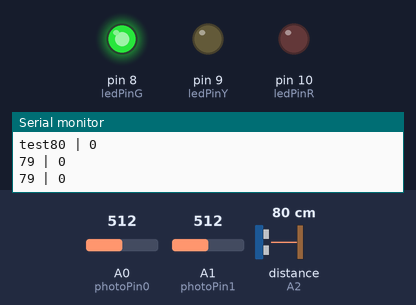
The sketch below on a simulated Arduino Uno, built with avr-gcc and run on an emulated ATmega328P. Shown: output pins drawn as LEDs (lit = HIGH), the last lines printed to the serial monitor. Wiring (inferred from the names in the program): ultrasonic range finder: trigger pin 11; echo A2. Inputs (shaded band) come from the test bench; at power-on: A0 (photoPin0) = 512, A1 (photoPin1) = 512, distance to the obstacle (sensor on A2) 80 cm. The echo pulse lasts 58.3 µs per cm; pins used as bus, display or sensor lines are not drawn.

Above: at 1.2 s.
1.3 s: A0 (photoPin0) set to 546
4.2 s: A0 (photoPin0) set to 574
At 6.5 s:
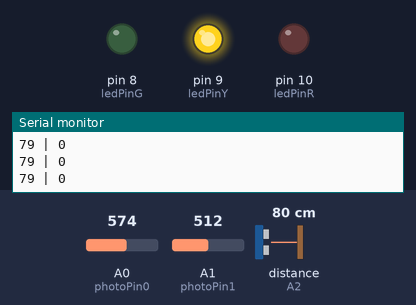
7.2 s: A0 (photoPin0) set to 511
At 8.3 s:
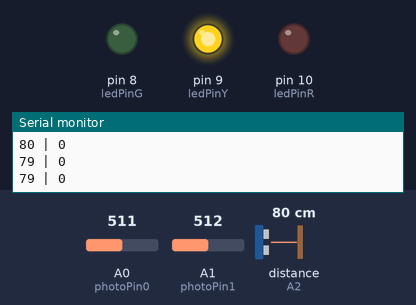
8.7 s: A1 (photoPin1) set to 475
10.3 s: A1 (photoPin1) set to 453
At 11.9 s:
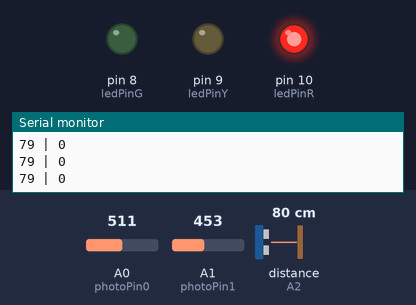
12.2 s: A1 (photoPin1) set to 545
14.4 s: A1 (photoPin1) set to 572
At 17.0 s:
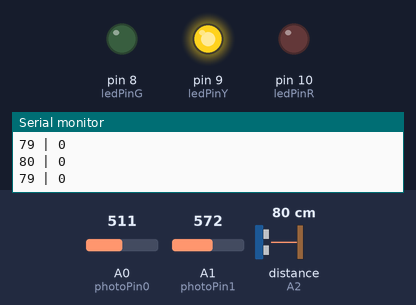
Timing chart, 0 to 18.4 s (numbered marks = the images above; inputs shaded):
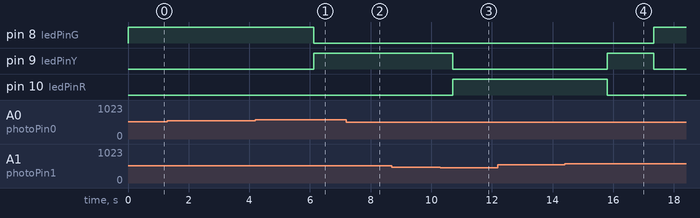

The sketch:

basic3.ino
```cpp
#include <Arduino_FreeRTOS.h>

//LEDs
const int ledPinG = 8;
const int ledPinY = 9;
const int ledPinR = 10;

// Photon detect
const int photoPin0 = A0;
const int photoPin1 = A1;

// Ultrasonic
const int trigPin = 11;
const int echoPin = A2;

const int disPins[8] = {2, 3, 4, 5, 6, 7, 13, 12};//pins to 7-seg.
const boolean data[10][8] = {
// define the pins to light the 3 number: 0, 1, 2
  {true, true, true, true, true, true, false, true}, // 0
  {false, true, true, false, false, false, false, true}, // 1
  {true, true, false, true, true, false, true, true}, // 2
  {true, true, true, true, false, false, true, true}, // 3
  {false, true, true, false, false, true, true, true}, // 4
  {true, false, true, true, false, true, true, true}, // 5
  {true, false, true, true, true, true, true, true}, // 6
  {true, true, true, false, false, false, false, true}, // 7
  {true, true, true, true, true, true, true, true}, // 8
  {true, true, true, true, false, true, true, true}, // 9
};

int speed = 0;
int sonic_dis = 0;
int distance = 0;
int duration = 0;
int is_ignore_photondet = 0;

void disNum(int num){
  for(int i = 0; i < 8; i++){
    digitalWrite(disPins[i], data[num][i] == true? HIGH : LOW);
  }
}

void disAllNum(){
  for(int i = 0; i < 10; i++){
    disNum(i);
    delay(500);
  }
}

void t_potoDet0(void *pvParameters) {
//  (void) pvParameters;

  for( ;; ) // A Task shall never return or exit.
   {
    if(!is_ignore_photondet){
      if(analogRead(photoPin0) - 50 > analogRead(photoPin1)){
        speed++;
        if(speed > 9){speed = 9;}
      }
  //    disNum(speed);
//      delay(500);
    }
    delay(500);
   }
}

void t_potoDet1(void *pvParameters) {
//  (void) pvParameters;
  for( ;; ) // A Task shall never return or exit.
   {
    if(!is_ignore_photondet){
      if(analogRead(photoPin0) < analogRead(photoPin1) - 50){
        speed--;
        if(speed < 0){speed = 0;}
      }
  //    disNum(speed);
//      delay(500);
    }
    delay(500);
   }
}

void t_disNum(void *pvParameters) {
//  (void) pvParameters;
  for( ;; ) // A Task shall never return or exit.
   {
    // do whatever the task is to do
    disNum(speed);
    if(speed < 4){
      digitalWrite(ledPinG, HIGH);
      digitalWrite(ledPinY, LOW);
      digitalWrite(ledPinR, LOW);
    }else if(speed >= 4 && speed < 7){
      digitalWrite(ledPinG, LOW);
      digitalWrite(ledPinY, HIGH);
      digitalWrite(ledPinR, LOW);
    }else if(speed >= 7){
      digitalWrite(ledPinG, LOW);
      digitalWrite(ledPinY, LOW);
      digitalWrite(ledPinR, HIGH);
    }
//    delay(300);
   }
}

void t_sonic(void *pvParameters){
  for( ;; ) // A Task shall never return or exit.
  {
    digitalWrite(trigPin, LOW);
    delayMicroseconds(5);
    digitalWrite(trigPin, HIGH);     // 給 Trig 高電位，持續 10微秒
    delayMicroseconds(10);
    digitalWrite(trigPin, LOW);

    pinMode(echoPin, INPUT);             // 讀取 echo 的電位
    duration = pulseIn(echoPin, HIGH);   // 收到高電位時的時間

    distance = (duration/2) / 29.1;         // 將時間換算成距離 cm 或 inch
    if(distance < 15){is_ignore_photondet = 1; speed = 0;}
    else{is_ignore_photondet = 0;}
    Serial.print(distance);
    Serial.print(" | ");
    Serial.print(is_ignore_photondet);
    Serial.print("\n");

    delay(500);
  }
}

void setup() {
  // put your setup code here, to run once:
  pinMode(ledPinG, OUTPUT);
  pinMode(ledPinY, OUTPUT);
  pinMode(ledPinR, OUTPUT);

  pinMode(photoPin0, INPUT);
  pinMode(photoPin1, INPUT);

  pinMode(trigPin, OUTPUT);        // 定義輸入及輸出
  pinMode(echoPin, INPUT);

  Serial.begin(9600);
  Serial.print("test");

  xTaskCreate(
    t_potoDet0,   // Pointer to function for the task
    "t_potoDet0", // Name for the task
    128,      // Stack size
    NULL,     // NULL task parameter
    1,        // This task will run at priority 1
    NULL );   // Do not use the task handle
  xTaskCreate(t_potoDet1, "t_potoDet1", 128, NULL, 1, NULL );
  xTaskCreate(t_disNum, "t_disNum", 128, NULL, 1, NULL );
  xTaskCreate(t_sonic, "t_sonic", 128, NULL, 1, NULL );

  digitalWrite(ledPinG, LOW);
  digitalWrite(ledPinY, LOW);
  digitalWrite(ledPinR, LOW);
}

void loop() {

}
```

Measured:
- the behaviour switches between 562 and 563 on A0 (photoPin0) (found by bisection; images 0 and 1)
- the behaviour switches between 461 and 460 on A1 (photoPin1) (found by bisection; images 2 and 3)
- the behaviour switches between 561 and 562 on A1 (photoPin1) (found by bisection; images 3 and 4)
- after the input at 4.2 s, pin 8 (ledPinG): HIGH → LOW after 1.9 s; pin 9 (ledPinY): LOW → HIGH after 1.9 s
- after the input at 7.2 s, pin 9 (ledPinY): stays HIGH (without the input it goes to LOW after 0.45 s); pin 10 (ledPinR): stays LOW (without the input it goes to HIGH after 0.45 s)
- after the input at 10.3 s, pin 9 (ledPinY): HIGH → LOW after 0.41 s; pin 10 (ledPinR): LOW → HIGH after 0.41 s
- after the input at 14.4 s, pin 8 (ledPinG): LOW → HIGH after 2.9 s; pin 9 (ledPinY): LOW → HIGH after 1.4 s, → LOW 1.5 s later; pin 10 (ledPinR): HIGH → LOW after 1.4 s
